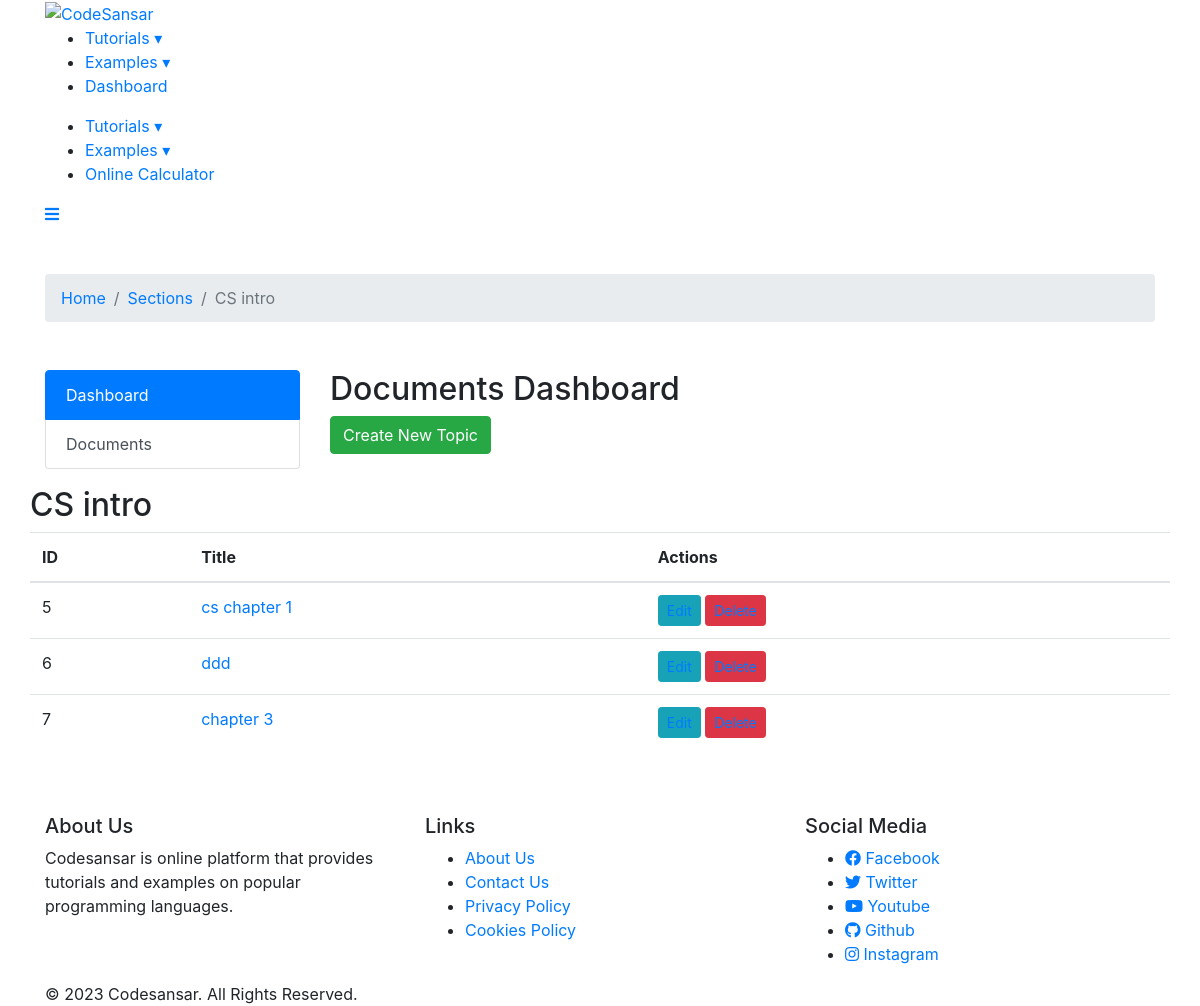
Screenshot of /dashboard/4 with the database file from the repository.
### doc_app/models.py (models this page shows, shortened)
class Section(models.Model):
    title = models.CharField(max_length=100)
    intro = models.TextField(max_length=5000)
    author = models.ForeignKey(User, on_delete=models.SET_NULL,null=True, related_name='section_author')
    created_at = models.DateTimeField(default=timezone.now)
    def __str__(self) -> str:
        return self.title

class Subject(models.Model):
    section = models.ForeignKey(Section, on_delete=models.SET_NULL,null=True, related_name='subject_section')
    title = models.CharField(max_length=100)
    content = models.TextField()
    author = models.ForeignKey(User, on_delete=models.SET_NULL, null= True)
    created_at = models.DateTimeField(default=timezone.now)

### doc_app/views.py (the view)
# urls.py: path('dashboard/<int:id>',Dashboard_detail , name='dashboard_detail'),
def Dashboard_detail(request, id):
    data = Section.objects.get(id=id)
    topics = Subject.objects.filter(section=data)
    return render(request, 'dashboard_detail.html', {'data':data, 'topics':topics})

### doc_app/templates/dashboard_detail.html (shortened to what this page needs)
{% extends "base.html" %}
{% load static %}
{% block content %}
    <link rel="stylesheet" href="https://stackpath.bootstrapcdn.com/bootstrap/4.5.2/css/bootstrap.min.css">
</head>
<body>
    <div class="container my-5">
    <ol class="breadcrumb my-4">
        <li class="breadcrumb-item"><a href="/">Home</a></li>
        <li class="breadcrumb-item"><a href="{% url 'dashboard' %}">Sections</a></li>
        <li class="breadcrumb-item active" aria-current="page">{{data}}</li>
    </ol>
</div>
<div class="container mt-4">
    <div class="row">
        <div class="col-md-3">
            <div class="list-group">
                <a href="#" class="list-group-item list-group-item-action active">Dashboard</a>
                <a href="#" class="list-group-item list-group-item-action">Documents</a>
            </div>
        </div>
        <div class="col-md-9">
            <h2>Documents Dashboard</h2>
                <a href="{% url 'Create_Subject' %}"  class="btn btn-success mb-3">Create New Topic</a>
            </div>
            <h2>{{data}}</h2>
            <table class="table">
                <thead>
                    <tr>
                        <th>ID</th>
                        <th>Title</th>
                        <th>Actions</th>
                    </tr>
                </thead>
                <tbody>
                    {% for topic in topics %}
                    <tr>
                        <td>{{topic.id}}</td>
                        <td> <a href="/">{{topic.title}}</a></td>
                        <td>
                            <button class="btn btn-sm btn-info" ><a href="{% url 'update_subject' topic.id %}">Edit</a></button>
                            <button class="btn btn-sm btn-danger"><a href="{% url 'delete_subject' topic.id %}">Delete</a></button>
                        </td>
                    </tr>
                    {% endfor %}
                </tbody>
            </table>
        </div>
    </div>
{% endblock content %}

### doc_app/templates/dashboard_detail.html (style rules this page uses)
.list-group-item { background-color: green; border-color: green; }

### rows the page displays
Section: title "CS intro"
Subject: id "5", title "cs chapter 1"
Subject: id "6", title "ddd"
Subject: id "7", title "chapter 3"
